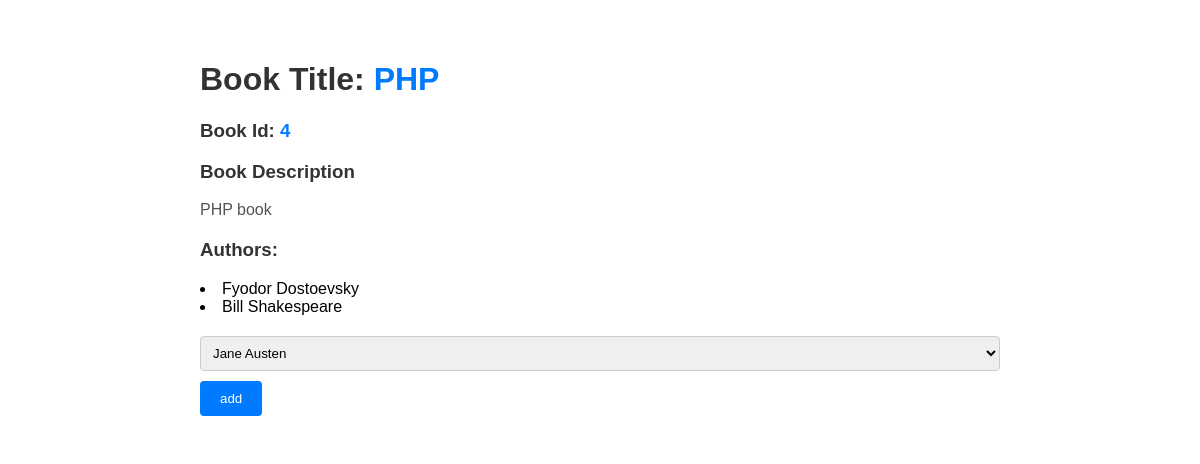
/book/4, run on the app's committed database.
### book_authors_app/models.py (models this page shows)
class Book(models.Model):
	title = models.CharField(max_length=255)
	desc = models.TextField()
	created_at = models.DateTimeField(auto_now_add=True)
	updated_at = models.DateTimeField(auto_now=True)

class Author(models.Model):
	first_name = models.CharField(max_length=255)
	last_name = models.CharField(max_length=255)
	books = models.ManyToManyField(Book, related_name="Authors")
	notes = models.TextField()
	created_at = models.DateTimeField(auto_now_add=True)
	updated_at = models.DateTimeField(auto_now=True)

### book_authors_app/views.py (the view)
# urls.py: path('book/<int:x>', views.bookview),
def bookview(request,x):
    this_book = Book.objects.get(id=x)
    data = {
    "title" : this_book.title,
    "id" : this_book.id,
    "desc" : this_book.desc,
    "au" : this_book.Authors.all(),
    "extraauthors": Author.objects.all(),
    }
    if request.method == 'POST':
        newauthor = Author.objects.get(id = request.POST['authorinbook'])
        this_book.Authors.add(newauthor)
    return render(request, "book.html", data)

### book_authors_app/templates/book.html (shortened to what this page needs)
<!DOCTYPE html>
<html lang="en">
<head>
</head>
<body>
    <div class="container">
        <h1>Book Title: <strong>{{title}}</strong></h1>
        <h3>Book Id: <strong>{{id}}</strong></h3>
        <h3>Book Description</h3><p>{{desc}}</p>
        <h3>Authors:</h3>
        {% for i in au%}
        <li>{{i.first_name}} {{i.last_name}}</li>
        {% endfor %}
        <form action="" method="post">
            <select name="authorinbook">
                {% for i in extraauthors%}
                <option value="{{i.id}}">{{i.first_name}} {{i.last_name}} </option>
                {% endfor %}
            </select>
            <button>add</button>
        </form>
    </div>
</body>
</html>

### book_authors_app/templates/book.html (style rules this page uses)
body { font-family: Arial, sans-serif; margin: 0; padding: 0; }
.container { max-width: 800px; margin: 20px auto; background-color: #fff; padding: 20px; border-radius: 8px; }
h1, h3 { color: #333; }
strong { color: #007bff; }
p { color: #555; margin-bottom: 20px; }
form { margin-top: 20px; }
select { padding: 8px; border: 1px solid #ccc; border-radius: 4px; width: 100%; margin-bottom: 10px; box-sizing: border-box; }
button { background-color: #007bff; color: #fff; padding: 10px 20px; border: none; border-radius: 4px; cursor: pointer; }

### data on the page
Book: title "PHP", desc "PHP book"
Author: first_name "Fyodor", last_name "Dostoevsky"
Author: first_name "Bill", last_name "Shakespeare"

### other printed values
{{ id }} "4"
form field authorinbook "Jane Austen"
